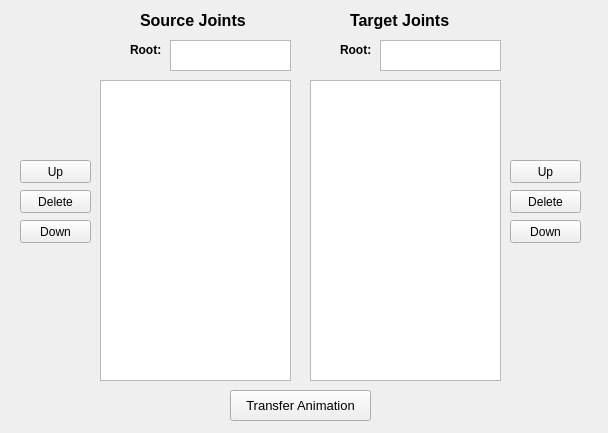
<?xml version="1.0" encoding="UTF-8"?>
<ui version="4.0">
 <class>AnimationTransfer</class>
 <widget class="QMainWindow" name="AnimationTransfer">
  <property name="geometry">
   <rect>
    <x>0</x>
    <y>0</y>
    <width>608</width>
    <height>433</height>
   </rect>
  </property>
  <property name="windowTitle">
   <string>AnimationTransfer</string>
  </property>
  <widget class="QWidget" name="centralwidget">
   <widget class="QPushButton" name="L_Up">
    <property name="geometry">
     <rect>
      <x>20</x>
      <y>160</y>
      <width>71</width>
      <height>23</height>
     </rect>
    </property>
    <property name="text">
     <string>Up</string>
    </property>
   </widget>
   <widget class="QPushButton" name="L_Delete">
    <property name="geometry">
     <rect>
      <x>20</x>
      <y>190</y>
      <width>71</width>
      <height>23</height>
     </rect>
    </property>
    <property name="text">
     <string>Delete</string>
    </property>
   </widget>
   <widget class="QPushButton" name="L_Down">
    <property name="geometry">
     <rect>
      <x>20</x>
      <y>220</y>
      <width>71</width>
      <height>23</height>
     </rect>
    </property>
    <property name="text">
     <string>Down</string>
    </property>
   </widget>
   <widget class="QPushButton" name="R_Down">
    <property name="geometry">
     <rect>
      <x>510</x>
      <y>220</y>
      <width>71</width>
      <height>23</height>
     </rect>
    </property>
    <property name="text">
     <string>Down</string>
    </property>
   </widget>
   <widget class="QPushButton" name="R_Delete">
    <property name="geometry">
     <rect>
      <x>510</x>
      <y>190</y>
      <width>71</width>
      <height>23</height>
     </rect>
    </property>
    <property name="text">
     <string>Delete</string>
    </property>
   </widget>
   <widget class="QPushButton" name="R_Up">
    <property name="geometry">
     <rect>
      <x>510</x>
      <y>160</y>
      <width>71</width>
      <height>23</height>
     </rect>
    </property>
    <property name="text">
     <string>Up</string>
    </property>
   </widget>
   <widget class="QListView" name="SourceList">
    <property name="geometry">
     <rect>
      <x>100</x>
      <y>80</y>
      <width>191</width>
      <height>301</height>
     </rect>
    </property>
   </widget>
   <widget class="QListView" name="TargetList">
    <property name="geometry">
     <rect>
      <x>310</x>
      <y>80</y>
      <width>191</width>
      <height>301</height>
     </rect>
    </property>
   </widget>
   <widget class="QPushButton" name="Transfer">
    <property name="geometry">
     <rect>
      <x>230</x>
      <y>390</y>
      <width>141</width>
      <height>31</height>
     </rect>
    </property>
    <property name="font">
     <font>
      <pointsize>10</pointsize>
     </font>
    </property>
    <property name="text">
     <string>Transfer Animation</string>
    </property>
   </widget>
   <widget class="QLabel" name="SourceJoint">
    <property name="geometry">
     <rect>
      <x>140</x>
      <y>10</y>
      <width>111</width>
      <height>20</height>
     </rect>
    </property>
    <property name="font">
     <font>
      <pointsize>12</pointsize>
      <weight>75</weight>
      <bold>true</bold>
     </font>
    </property>
    <property name="text">
     <string>Source Joints</string>
    </property>
   </widget>
   <widget class="QLabel" name="TargetJoint">
    <property name="geometry">
     <rect>
      <x>350</x>
      <y>10</y>
      <width>111</width>
      <height>20</height>
     </rect>
    </property>
    <property name="font">
     <font>
      <pointsize>12</pointsize>
      <weight>75</weight>
      <bold>true</bold>
     </font>
    </property>
    <property name="text">
     <string>Target Joints</string>
    </property>
   </widget>
   <widget class="QTextEdit" name="SourceRoot">
    <property name="geometry">
     <rect>
      <x>170</x>
      <y>40</y>
      <width>121</width>
      <height>31</height>
     </rect>
    </property>
   </widget>
   <widget class="QTextEdit" name="TargetRoot">
    <property name="geometry">
     <rect>
      <x>380</x>
      <y>40</y>
      <width>121</width>
      <height>31</height>
     </rect>
    </property>
   </widget>
   <widget class="QLabel" name="R_Root">
    <property name="geometry">
     <rect>
      <x>340</x>
      <y>40</y>
      <width>41</width>
      <height>20</height>
     </rect>
    </property>
    <property name="font">
     <font>
      <pointsize>9</pointsize>
      <weight>75</weight>
      <bold>true</bold>
     </font>
    </property>
    <property name="text">
     <string>Root:</string>
    </property>
   </widget>
   <widget class="QLabel" name="L_Root">
    <property name="geometry">
     <rect>
      <x>130</x>
      <y>40</y>
      <width>41</width>
      <height>20</height>
     </rect>
    </property>
    <property name="font">
     <font>
      <pointsize>9</pointsize>
      <weight>75</weight>
      <bold>true</bold>
     </font>
    </property>
    <property name="text">
     <string>Root:</string>
    </property>
   </widget>
  </widget>
 </widget>
 <resources/>
 <connections/>
</ui>
